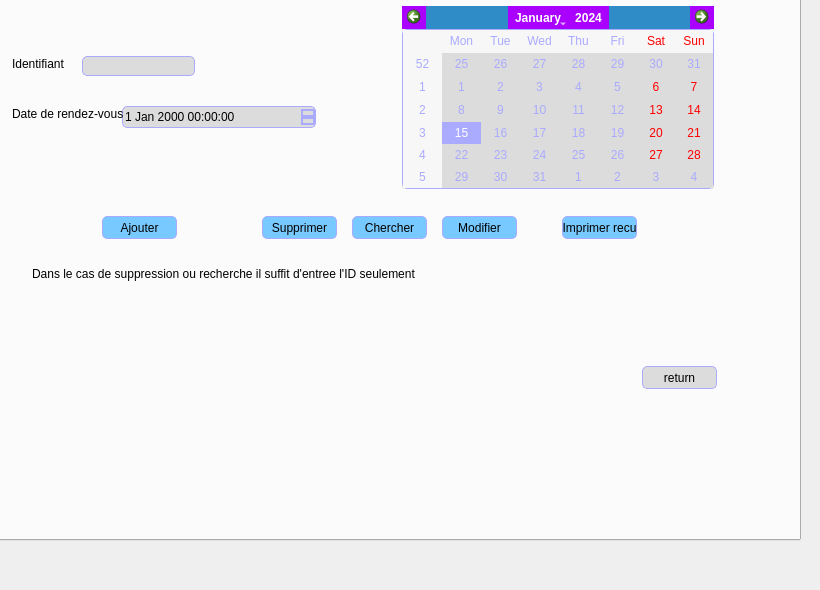
        <widget class="QWidget" name="page_9">
         <widget class="QTabWidget" name="tabWidget_5">
          <property name="geometry">
           <rect>
            <x>-10</x>
            <y>-40</y>
            <width>811</width>
            <height>581</height>
           </rect>
          </property>
          <widget class="QWidget" name="tab_8">
           <attribute name="title">
            <string>RDV</string>
           </attribute>
           <widget class="QPushButton" name="pushButton_23">
            <property name="geometry">
             <rect>
              <x>650</x>
              <y>380</y>
              <width>75</width>
              <height>23</height>
             </rect>
            </property>
            <property name="styleSheet">
             <string notr="true">QPushButton:checked {
    background-color: qlineargradient(spread:pad, x1:0, y1:0, x2:0, y2:1,   stop:0 rgb(120, 201, 255), stop:1 rgb(120, 0, 255))
}

QPushButton:hover {

	
	background-color: rgb(255, 0, 0);
}
QPushButton {
    background-color: rgb(220,220,220);
 border: 1px solid black;
	border-color: rgb(170, 170, 255);
     border-radius: 5px;
}</string>
            </property>
            <property name="text">
             <string>return</string>
            </property>
           </widget>
           <widget class="QLabel" name="label_44">
            <property name="geometry">
             <rect>
              <x>40</x>
              <y>280</y>
              <width>451</width>
              <height>16</height>
             </rect>
            </property>
            <property name="text">
             <string>Dans le cas de suppression ou recherche il suffit d'entree l'ID seulement</string>
            </property>
           </widget>
           <widget class="QDateTimeEdit" name="dateTimeEdit">
            <property name="geometry">
             <rect>
              <x>130</x>
              <y>120</y>
              <width>194</width>
              <height>22</height>
             </rect>
            </property>
            <property name="styleSheet">
             <string notr="true">QDateTimeEdit
{
background-color: rgb(220,220,220);
 border: 1px solid black;
	border-color: rgb(170, 170, 255);
     border-radius: 5px;
}
QDateTimeEdit:up-arrow
{
 border: 1px solid black;
	border-color: rgb(170, 170, 255);
     border-radius: 5px;
}
QDateTimeEdit:down-arrow
{

border: 1px solid black;
	border-color: rgb(170, 170, 255);
     border-radius: 5px;

}
QDateTimeEdit:up-button
{
 border: 1px solid black;
	border-color: rgb(170, 170, 255);
     border-radius: 5px;
}
QDateTimeEdit:down-button
{
 border: 1px solid black;
	border-color: rgb(170, 170, 255);
     border-radius: 5px;
}</string>
            </property>
           </widget>
           <widget class="QLabel" name="label_17">
            <property name="geometry">
             <rect>
              <x>20</x>
              <y>70</y>
              <width>61</width>
              <height>16</height>
             </rect>
            </property>
            <property name="text">
             <string>Identifiant</string>
            </property>
           </widget>
           <widget class="QPushButton" name="pushButton_46">
            <property name="geometry">
             <rect>
              <x>270</x>
              <y>230</y>
              <width>75</width>
              <height>23</height>
             </rect>
            </property>
            <property name="styleSheet">
             <string notr="true">QPushButton:checked {
    background-color: qlineargradient(spread:pad, x1:0, y1:0, x2:0, y2:1,   stop:0 rgb(120, 201, 255), stop:1 rgb(120, 0, 255))
}

QPushButton:hover {

	background-color: rgb(170, 255, 255);
}
QPushButton {
     background-color: rgb(120, 201, 255); border: 1px solid black;
	border-color: rgb(170, 170, 255);
     border-radius: 5px;
}</string>
            </property>
            <property name="text">
             <string>Supprimer</string>
            </property>
           </widget>
           <widget class="QPushButton" name="pushButton_48">
            <property name="geometry">
             <rect>
              <x>450</x>
              <y>230</y>
              <width>75</width>
              <height>23</height>
             </rect>
            </property>
            <property name="styleSheet">
             <string notr="true">QPushButton:checked {
    background-color: qlineargradient(spread:pad, x1:0, y1:0, x2:0, y2:1,   stop:0 rgb(120, 201, 255), stop:1 rgb(120, 0, 255))
}

QPushButton:hover {

	background-color: rgb(170, 255, 255);
}
QPushButton {
     background-color: rgb(120, 201, 255); border: 1px solid black;
	border-color: rgb(170, 170, 255);
     border-radius: 5px;
}</string>
            </property>
            <property name="text">
             <string>Modifier</string>
            </property>
           </widget>
           <widget class="QPushButton" name="pushButton_45">
            <property name="geometry">
             <rect>
              <x>110</x>
              <y>230</y>
              <width>75</width>
              <height>23</height>
             </rect>
            </property>
            <property name="styleSheet">
             <string notr="true">QPushButton:checked {
    background-color: qlineargradient(spread:pad, x1:0, y1:0, x2:0, y2:1,   stop:0 rgb(120, 201, 255), stop:1 rgb(120, 0, 255))
}

QPushButton:hover {

	background-color: rgb(170, 255, 255);
}
QPushButton {
     background-color: rgb(120, 201, 255); border: 1px solid black;
	border-color: rgb(170, 170, 255);
     border-radius: 5px;
}</string>
            </property>
            <property name="text">
             <string>Ajouter</string>
            </property>
           </widget>
           <widget class="QPushButton" name="pushButton_49">
            <property name="geometry">
             <rect>
              <x>570</x>
              <y>230</y>
              <width>75</width>
              <height>23</height>
             </rect>
            </property>
            <property name="styleSheet">
             <string notr="true">QPushButton:checked {
    background-color: qlineargradient(spread:pad, x1:0, y1:0, x2:0, y2:1,   stop:0 rgb(120, 201, 255), stop:1 rgb(120, 0, 255))
}

QPushButton:hover {

	background-color: rgb(170, 255, 255);
}
QPushButton {
     background-color: rgb(120, 201, 255); border: 1px solid black;
	border-color: rgb(170, 170, 255);
     border-radius: 5px;
}</string>
            </property>
            <property name="text">
             <string>Imprimer recu</string>
            </property>
           </widget>
           <widget class="QLineEdit" name="lineEdit_13">
            <property name="geometry">
             <rect>
              <x>90</x>
              <y>70</y>
              <width>113</width>
              <height>20</height>
             </rect>
            </property>
            <property name="styleSheet">
             <string notr="true">background-color: rgb(220,220,220);
 border: 1px solid black;
	border-color: rgb(170, 170, 255);
     border-radius: 5px;</string>
            </property>
           </widget>
           <widget class="QPushButton" name="pushButton_47">
            <property name="geometry">
             <rect>
              <x>360</x>
              <y>230</y>
              <width>75</width>
              <height>23</height>
             </rect>
            </property>
            <property name="styleSheet">
             <string notr="true">QPushButton:checked {
    background-color: qlineargradient(spread:pad, x1:0, y1:0, x2:0, y2:1,   stop:0 rgb(120, 201, 255), stop:1 rgb(120, 0, 255))
}

QPushButton:hover {

	background-color: rgb(170, 255, 255);
}
QPushButton {
     background-color: rgb(120, 201, 255); border: 1px solid black;
	border-color: rgb(170, 170, 255);
     border-radius: 5px;
}</string>
            </property>
            <property name="text">
             <string>Chercher</string>
            </property>
           </widget>
           <widget class="QLabel" name="label_18">
            <property name="geometry">
             <rect>
              <x>20</x>
              <y>120</y>
              <width>111</width>
              <height>16</height>
             </rect>
            </property>
            <property name="text">
             <string>Date de rendez-vous</string>
            </property>
           </widget>
           <widget class="QCalendarWidget" name="calendarWidget_3">
            <property name="geometry">
             <rect>
              <x>410</x>
              <y>20</y>
              <width>312</width>
              <height>183</height>
             </rect>
            </property>
            <property name="styleSheet">
             <string notr="true">background-color: rgb(170, 170, 255);
color: rgb(255, 255, 255);
alternate-background-color: rgb(185, 185, 185);
QCalendarWidget QToolButton
{
	background-color: rgb(170, 170, 255);
	alternate-background-color: rgb(170, 170, 255);
	color: rgb(255, 255, 255);
}
QCalendarWidget QToolButton
{
	
	background-color: rgb(170, 0, 255);
	alternate-background-color: rgb(170, 170, 255);
	color: rgb(255, 255, 255);
}
QCalendarWidget QToolView
{
	background-color: rgb(170, 170, 255);
	alternate-background-color: rgb(170, 170, 255);
	color: rgb(255, 255, 255);
}
QCalendarWidget QTableView
{
	selection-color: rgb(255, 255, 255);
	selection-background-color: rgb(170, 170, 255);
	color: rgb(170, 170, 255);
	background-color: rgb(220,220,220);
 border: 1px solid black;
	border-color: rgb(170, 170, 255);
     border-radius: 5px;
}</string>
            </property>
           </widget>
          </widget>
         </widget>
        </widget>
